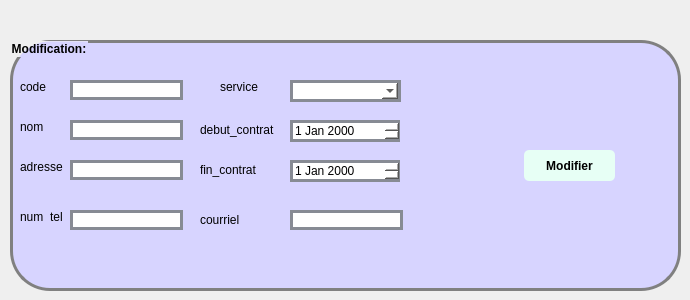
            <widget class="QWidget" name="tab_12">
             <attribute name="title">
              <string>Modifier_fournisseur</string>
             </attribute>
             <widget class="QGroupBox" name="groupBox_10">
              <property name="geometry">
               <rect>
                <x>10</x>
                <y>40</y>
                <width>671</width>
                <height>251</height>
               </rect>
              </property>
              <property name="styleSheet">
               <string notr="true">QGroupBox {
padding: 5px;
border-radius: 5px;
font-weight: bold;
border: 3px solid gray;
border-radius: 40px;
background: #d7d4ff;
}</string>
              </property>
              <property name="title">
               <string>Modification:</string>
              </property>
              <widget class="QLabel" name="label_31">
               <property name="geometry">
                <rect>
                 <x>10</x>
                 <y>40</y>
                 <width>47</width>
                 <height>13</height>
                </rect>
               </property>
               <property name="text">
                <string>code</string>
               </property>
              </widget>
              <widget class="QLabel" name="label_33">
               <property name="geometry">
                <rect>
                 <x>10</x>
                 <y>80</y>
                 <width>47</width>
                 <height>13</height>
                </rect>
               </property>
               <property name="text">
                <string>nom</string>
               </property>
              </widget>
              <widget class="QLabel" name="label_34">
               <property name="geometry">
                <rect>
                 <x>10</x>
                 <y>120</y>
                 <width>47</width>
                 <height>13</height>
                </rect>
               </property>
               <property name="text">
                <string>adresse</string>
               </property>
              </widget>
              <widget class="QLineEdit" name="code_m">
               <property name="geometry">
                <rect>
                 <x>60</x>
                 <y>40</y>
                 <width>113</width>
                 <height>20</height>
                </rect>
               </property>
               <property name="styleSheet">
                <string notr="true">QLineEdit {
	font: 75 8pt &quot;MS Shell Dlg 2&quot;;
border: 3px solid #878b94;
border-radius: 40pxt;
background: white;
}</string>
               </property>
              </widget>
              <widget class="QLineEdit" name="nom_m">
               <property name="geometry">
                <rect>
                 <x>60</x>
                 <y>80</y>
                 <width>113</width>
                 <height>20</height>
                </rect>
               </property>
               <property name="styleSheet">
                <string notr="true">QLineEdit {
	font: 75 8pt &quot;MS Shell Dlg 2&quot;;
border: 3px solid #878b94;
border-radius: 40pxt;
background: white;
}</string>
               </property>
              </widget>
              <widget class="QLineEdit" name="adresse_m">
               <property name="geometry">
                <rect>
                 <x>60</x>
                 <y>120</y>
                 <width>113</width>
                 <height>20</height>
                </rect>
               </property>
               <property name="styleSheet">
                <string notr="true">QLineEdit {
	font: 75 8pt &quot;MS Shell Dlg 2&quot;;
border: 3px solid #878b94;
border-radius: 40pxt;
background: white;
}</string>
               </property>
              </widget>
              <widget class="QPushButton" name="pb_modifier">
               <property name="geometry">
                <rect>
                 <x>514</x>
                 <y>110</y>
                 <width>91</width>
                 <height>31</height>
                </rect>
               </property>
               <property name="styleSheet">
                <string notr="true">QPushButton {
padding: 5px;
border-radius: 5px;
background-color:#e7fff5;
font-weight: bold;
}
QPushButton:hover
{
color :white;
}</string>
               </property>
               <property name="text">
                <string>Modifier</string>
               </property>
              </widget>
              <widget class="QLabel" name="label_35">
               <property name="geometry">
                <rect>
                 <x>210</x>
                 <y>40</y>
                 <width>47</width>
                 <height>13</height>
                </rect>
               </property>
               <property name="text">
                <string>service</string>
               </property>
              </widget>
              <widget class="QLabel" name="label_36">
               <property name="geometry">
                <rect>
                 <x>190</x>
                 <y>80</y>
                 <width>81</width>
                 <height>20</height>
                </rect>
               </property>
               <property name="text">
                <string>debut_contrat</string>
               </property>
              </widget>
              <widget class="QLabel" name="label_37">
               <property name="geometry">
                <rect>
                 <x>190</x>
                 <y>120</y>
                 <width>61</width>
                 <height>20</height>
                </rect>
               </property>
               <property name="text">
                <string>fin_contrat</string>
               </property>
              </widget>
              <widget class="QLabel" name="label_38">
               <property name="geometry">
                <rect>
                 <x>10</x>
                 <y>170</y>
                 <width>47</width>
                 <height>13</height>
                </rect>
               </property>
               <property name="text">
                <string>num_tel</string>
               </property>
              </widget>
              <widget class="QLineEdit" name="num_m">
               <property name="geometry">
                <rect>
                 <x>60</x>
                 <y>170</y>
                 <width>113</width>
                 <height>20</height>
                </rect>
               </property>
               <property name="styleSheet">
                <string notr="true">QLineEdit {
	font: 75 8pt &quot;MS Shell Dlg 2&quot;;
border: 3px solid #878b94;
border-radius: 40pxt;
background: white;
}</string>
               </property>
              </widget>
              <widget class="QLabel" name="label_39">
               <property name="geometry">
                <rect>
                 <x>190</x>
                 <y>170</y>
                 <width>61</width>
                 <height>20</height>
                </rect>
               </property>
               <property name="text">
                <string>courriel</string>
               </property>
              </widget>
              <widget class="QLineEdit" name="courriel_m">
               <property name="geometry">
                <rect>
                 <x>280</x>
                 <y>170</y>
                 <width>113</width>
                 <height>20</height>
                </rect>
               </property>
               <property name="styleSheet">
                <string notr="true">QLineEdit {
	font: 75 8pt &quot;MS Shell Dlg 2&quot;;
border: 3px solid #878b94;
border-radius: 40pxt;
background: white;
}</string>
               </property>
              </widget>
              <widget class="QComboBox" name="comboBox_sm">
               <property name="geometry">
                <rect>
                 <x>280</x>
                 <y>40</y>
                 <width>111</width>
                 <height>22</height>
                </rect>
               </property>
               <property name="styleSheet">
                <string notr="true">QComboBox {
	font: 75 8pt &quot;MS Shell Dlg 2&quot;;
border: 3px solid #878b94;
border-radius: 40pxt;
background: white;
}</string>
               </property>
              </widget>
              <widget class="QDateEdit" name="datedbc_m">
               <property name="geometry">
                <rect>
                 <x>280</x>
                 <y>80</y>
                 <width>110</width>
                 <height>22</height>
                </rect>
               </property>
               <property name="styleSheet">
                <string notr="true">QDateEdit {
	font: 75 8pt &quot;MS Shell Dlg 2&quot;;
border: 3px solid #878b94;
border-radius: 40pxt;
background: white;
}</string>
               </property>
              </widget>
              <widget class="QDateEdit" name="datefnc_m">
               <property name="geometry">
                <rect>
                 <x>280</x>
                 <y>120</y>
                 <width>110</width>
                 <height>22</height>
                </rect>
               </property>
               <property name="styleSheet">
                <string notr="true">QDateEdit {
	font: 75 8pt &quot;MS Shell Dlg 2&quot;;
border: 3px solid #878b94;
border-radius: 40pxt;
background: white;
}</string>
               </property>
              </widget>
             </widget>
            </widget>
